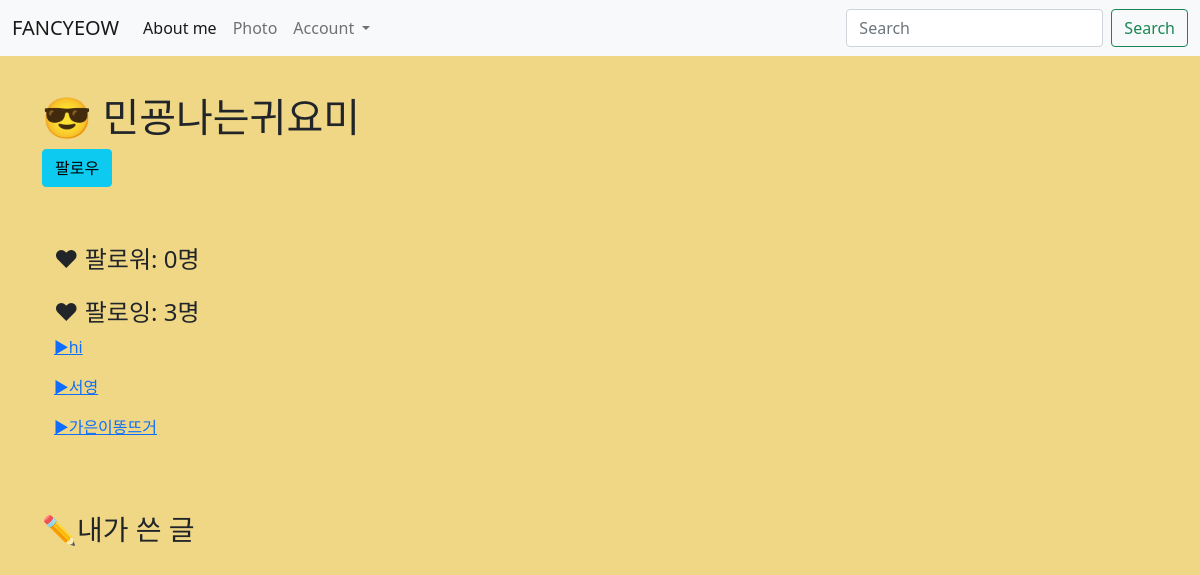
The app's page /users/6/mypage, older data.
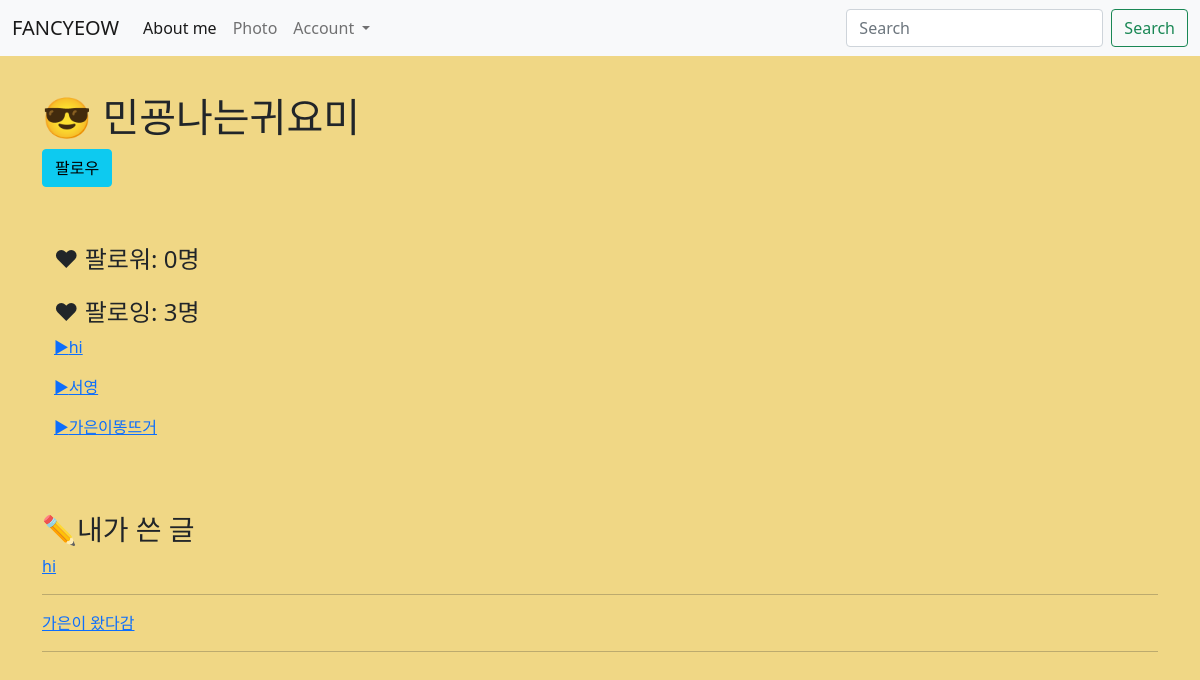
The same page, newer data.
### users/models.py (models this page shows)
class Profile(models.Model):
    user=models.OneToOneField(User,on_delete=models.CASCADE)
    followings=models.ManyToManyField("self", related_name="followers", symmetrical=False)

### main/models.py (models this page shows, shortened)
class Post(models.Model):
    id = models.AutoField(primary_key=True)
    title = models.CharField(max_length=200)
    writer = models.ForeignKey(User, on_delete = models.CASCADE)
    pub_date = models.DateTimeField()
    body = models.TextField()
    image = models.ImageField(upload_to="post/", blank=True, null=True)
    like_user_set = models.ManyToManyField(User, blank=True, related_name='likes_user_set',through='Like')
    dislike_user_set = models.ManyToManyField(User, blank=True, related_name='dislikes_user_set',through='Dislike')

### users/views.py (the view)
# urls.py: path('<int:id>/mypage', views.mypage, name="mypage"),
def mypage(request, id):
    user=get_object_or_404(User,pk=id)
    context={
        'user':user,
        'posts':Post.objects.filter(writer=user),
        'followings':user.profile.followings.all(),
        'followers':user.profile.followers.all(),
    }
    return render(request,'users/mypage.html', context)

### users/templates/users/mypage.html (shortened to what this page needs)
{% extends 'base.html' %}
{% load static %}
{% block content %}
<html>
<head>
</head>
<body>
<div class="container">
    <pre>  </pre>
    <h1>😎
    {% if 'user' in user.username and user.username != 'user' %}
        {{ user.last_name }} {{ user.first_name }}
    {% else %}
        {{ user.username }}
    {% endif %}
    </h1>
    {% if request.user != user %}
        {% if request.user.profile in user.profile.followers.all %}
            <a href="{%url 'users:follow' user.id %}"><button type="button" class="btn btn-outline-info">언팔로우</button></a>
        {% else %}
        <a href="{%url 'users:follow' user.id %}"><button type="button" class="btn btn-info">팔로우</button></a>
        {% endif %}
    {% endif %}
    <pre>
    </pre>
    <div class="container">
        <h4>❤ 팔로워: {{user.profile.followers.count}}명</h4>
        <h4>❤ 팔로잉: {{user.profile.followings.count}}명</h4>
        {% for following in user.profile.followings.all %}
            <a href="{%url 'users:mypage' following.user.id%}">▶{{following.user.username}}</a>
        {% endfor %}
    </div>
    <pre>
    </pre>
    <div>
        <h3>✏내가 쓴 글</h3>
        {% for post in posts %}
            <a href="{%url 'main:detail' post.id%}">{{post.title}}</a><hr>
        {%endfor%}
    </div>
</div>
</body>
</html>
{% endblock %}

Row changes from the older to the newer data that the page shows:
now on this page (row edited): Post: title "hi"
now on this page (row edited): Post: title "가은이 왔다감"
